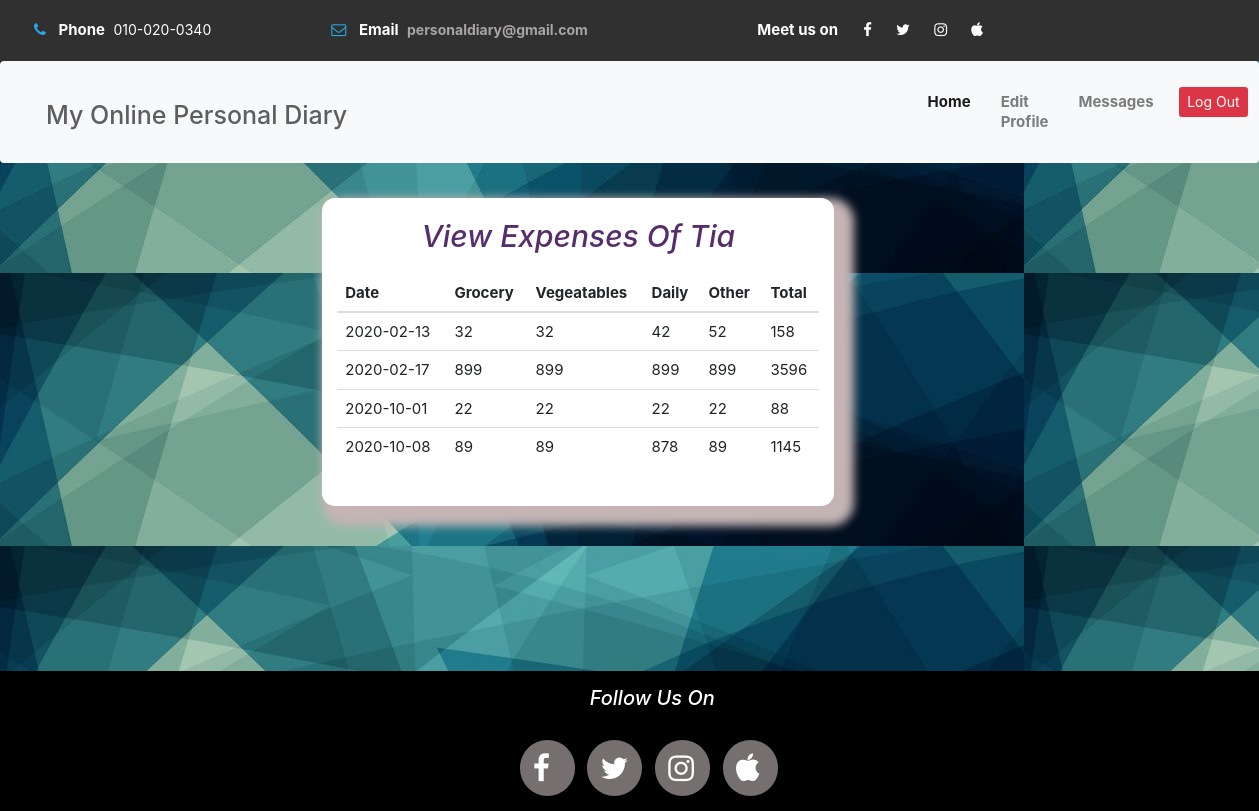
The page /admin/view_expenses.php?expenses=14 (signed in) on the database its author committed.
### tables this page shows
CREATE TABLE IF NOT EXISTS `reg` (
  `Id` int(255) NOT NULL AUTO_INCREMENT,
  `Name` varchar(255) NOT NULL,
  `Lname` varchar(255) NOT NULL,
  `Email` varchar(255) NOT NULL,
  `Phone` varchar(255) NOT NULL,
  `Password` varchar(255) NOT NULL,
  `Date_of_birth` varchar(255) NOT NULL,
  `Gender` varchar(255) NOT NULL,
  `Image` varchar(255) NOT NULL,
  PRIMARY KEY (`Id`)
);

CREATE TABLE IF NOT EXISTS `expenses` (
  `Id` int(255) NOT NULL AUTO_INCREMENT,
  `Date` varchar(255) NOT NULL,
  `Grocery` varchar(255) NOT NULL,
  `Vegeatables` varchar(255) NOT NULL,
  `daily` varchar(255) NOT NULL,
  `others` varchar(255) NOT NULL,
  `Email` varchar(255) NOT NULL,
  `total` varchar(255) NOT NULL,
  PRIMARY KEY (`Id`)
);

### admin/view_expenses.php (the view, shortened to what this page needs)
<?php
if($_SESSION['username']==true)
{
	include("header.php");
	if(isset($_REQUEST['expenses']))
	{
		$id=$_REQUEST['expenses'];
		$reg_query=mysql_query("select * from reg where Id='$id'");
		$reg_fetch=mysql_fetch_array($reg_query);
		$Email=$reg_fetch['Email'];
		$diary_query=mysql_query("select * from expenses where Email='$Email'");
		$query_num=mysql_num_rows($diary_query);
	}
?>
<body style="background-image:url('image/diary11.jpg');overflow-y: scroll;
overflow-x: hidden;">
<div class="container-fluid">
  <div class="row">
    <div class="col-lg-12"><br>
	   <div class="col-lg-3"></div>
	  <div class="col-lg-5" style="background-color:white;border-radius:13px;box-shadow:10px 10px 10px 10px #c4b4b4;">
	   <h1 class="text-center" style="margin-top:20px;font-size:30px;color:#552e6b;">
	 <i>View Expenses Of <?php echo $reg_fetch['Name'];?></i></h1><br>
	<form method="post">
	 <div>
	    <table class="table" style="font-size:15px;">
  <thead>
    <tr>
      <th scope="col">Date</th>
      <th scope="col">Grocery</th>
      <th scope="col">Vegeatables</th>
      <th scope="col">Daily</th>
      <th scope="col">Other</th>
      <th scope="col">Total</th>
    </tr>
  </thead>
  <tbody>
  <?php
for($i=1;$i<=$query_num;$i++)
{
	$diary_fetch=mysql_fetch_array($diary_query);
?>
<tr>
<td><?php echo $diary_fetch['Date'];?></td>
<td><?php echo $diary_fetch['Grocery'];?></td>
<td><?php echo $diary_fetch['Vegeatables'];?></td>
<td><?php echo $diary_fetch['daily'];?></td>
<td><?php echo $diary_fetch['others'];?></td>
<td><?php echo $diary_fetch['total'];?></td>
</tr>
<?php
}
  ?>
  </tbody>
</table>
<br>
	 </div><br>
	</form>
	  </div>
    </div>
  </div>
</div><br><br><br><br><br><br><br><br><br><br><br>
</body>
<?php
include("footer.php");
}
else
{
	echo "You are not logged In";
}
?>

### rows shown on the page
reg: Name "Tia"
expenses: Date "2020-02-13", Grocery "32", Vegeatables "32", daily "42", others "52", total "158"
expenses: Date "2020-02-17", Grocery "899", Vegeatables "899", daily "899", others "899", total "3596"
expenses: Date "2020-10-01", Grocery "22", Vegeatables "22", daily "22", others "22", total "88"
expenses: Date "2020-10-08", Grocery "89", Vegeatables "89", daily "878", others "89", total "1145"
